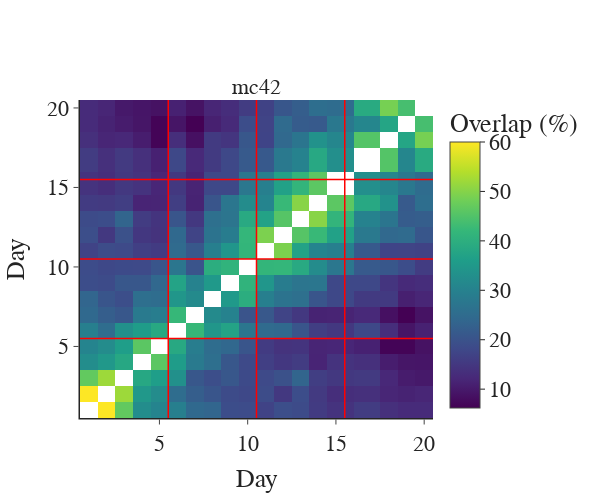

The code cell stored with this chart in its notebook:
### Code cell
## Cell overlap across days
## Distance of 4 pixels between cell centers
centroid_distance = 4
mouse = 'mc42'
fig = pf.custom_graph_template(x_title='Day', y_title='', width=600, 
                               shared_y=True, titles=[mouse])
mappings = pd.read_pickle(pjoin(dpath, f'cross_registration_results/circletrack_data/{mouse}/mappings_{centroid_distance}.pkl'))
overlap = co.calculate_overlap(mappings)
overlap = co.dates_to_days(overlap, '2024_06_12', days=20)
matrix = overlap.pivot_table(index='session_id1', columns='session_id2', values='overlap')
fig.add_trace(go.Heatmap(z=matrix.values, x=matrix.index, y=matrix.columns, coloraxis='coloraxis'))
boundaries = [5.5, 10.5, 15.5]
for boundary in boundaries:
        fig.add_vline(x=boundary, line_width=1.5, line_color='red', opacity=1)
        fig.add_hline(y=boundary, line_width=1.5, line_color='red', opacity=1) 
fig.update_yaxes(title='Day', col=1)
fig.update_layout(coloraxis_colorbar={'title': 'Overlap (%)'})
fig.show()
fig.write_image(pjoin(fig_path, f'{mouse}_overlap_heatmaps.png'))

### Figure 1 — Plotly figure (JSON) as saved in the notebook; plotly's stock layout.template omitted (floating-point values rounded to 4 significant figures; data arrays with more than 128 entries replaced by an {"elided": "..."} marker saying what was removed)
{"data": [{"coloraxis": "coloraxis", "type": "heatmap", "x": [1, 2, 3, 4, 5, 6, 7, 8, 9, 10, 11, 12, 13, 14, 15, 17, 18, 19, 20], "y": [1, 2, 3, 4, 5, 6, 7, 8, 9, 10, 11, 12, 13, 14, 15, 17, 18, 19, 20], "z": {"elided": "19x19 float values"}}], "layout": {"annotations": [{"font": {"size": 22}, "showarrow": false, "text": "mc42", "x": 0.5, "xanchor": "center", "xref": "paper", "y": 1, "yanchor": "bottom", "yref": "paper"}], "coloraxis": {"colorbar": {"title": {"text": "Overlap (%)"}}}, "font": {"family": "Arial", "size": 22}, "height": 500, "shapes": [{"line": {"color": "red", "width": 1.5}, "opacity": 1, "type": "line", "x0": 5.5, "x1": 5.5, "xref": "x", "y0": 0, "y1": 1, "yref": "y domain"}, {"line": {"color": "red", "width": 1.5}, "opacity": 1, "type": "line", "x0": 0, "x1": 1, "xref": "x domain", "y0": 5.5, "y1": 5.5, "yref": "y"}, {"line": {"color": "red", "width": 1.5}, "opacity": 1, "type": "line", "x0": 10.5, "x1": 10.5, "xref": "x", "y0": 0, "y1": 1, "yref": "y domain"}, {"line": {"color": "red", "width": 1.5}, "opacity": 1, "type": "line", "x0": 0, "x1": 1, "xref": "x domain", "y0": 10.5, "y1": 10.5, "yref": "y"}, {"line": {"color": "red", "width": 1.5}, "opacity": 1, "type": "line", "x0": 15.5, "x1": 15.5, "xref": "x", "y0": 0, "y1": 1, "yref": "y domain"}, {"line": {"color": "red", "width": 1.5}, "opacity": 1, "type": "line", "x0": 0, "x1": 1, "xref": "x domain", "y0": 15.5, "y1": 15.5, "yref": "y"}], "title": {"x": 0.5, "xanchor": "center", "y": 0.9, "yanchor": "top"}, "width": 600, "xaxis": {"anchor": "y", "domain": [0, 1], "linewidth": 1.5, "title": {"text": "Day"}}, "yaxis": {"anchor": "x", "domain": [0, 1], "linewidth": 1.5, "matches": "y", "title": {"text": "Day"}}}}
